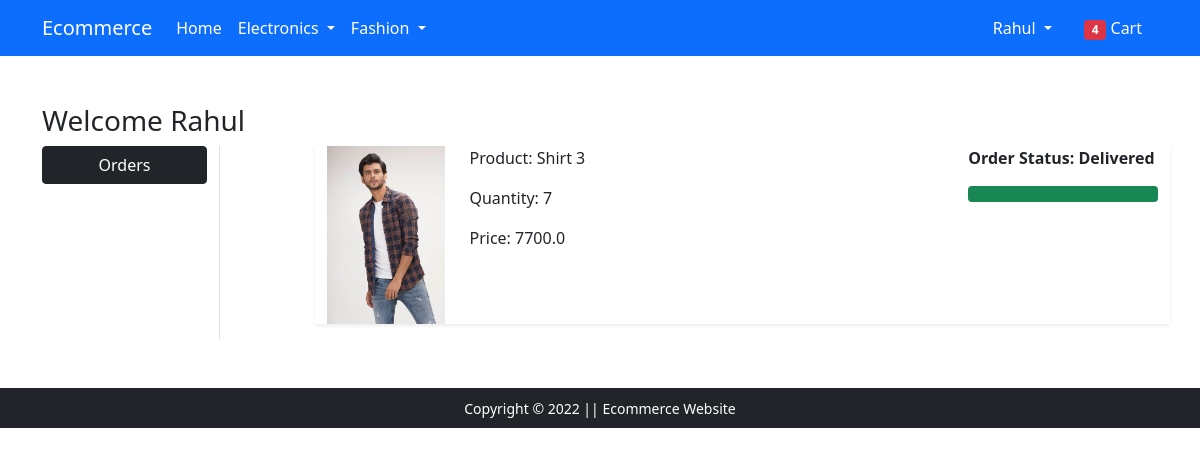
Before: /orders/ (signed in) with the older database file.
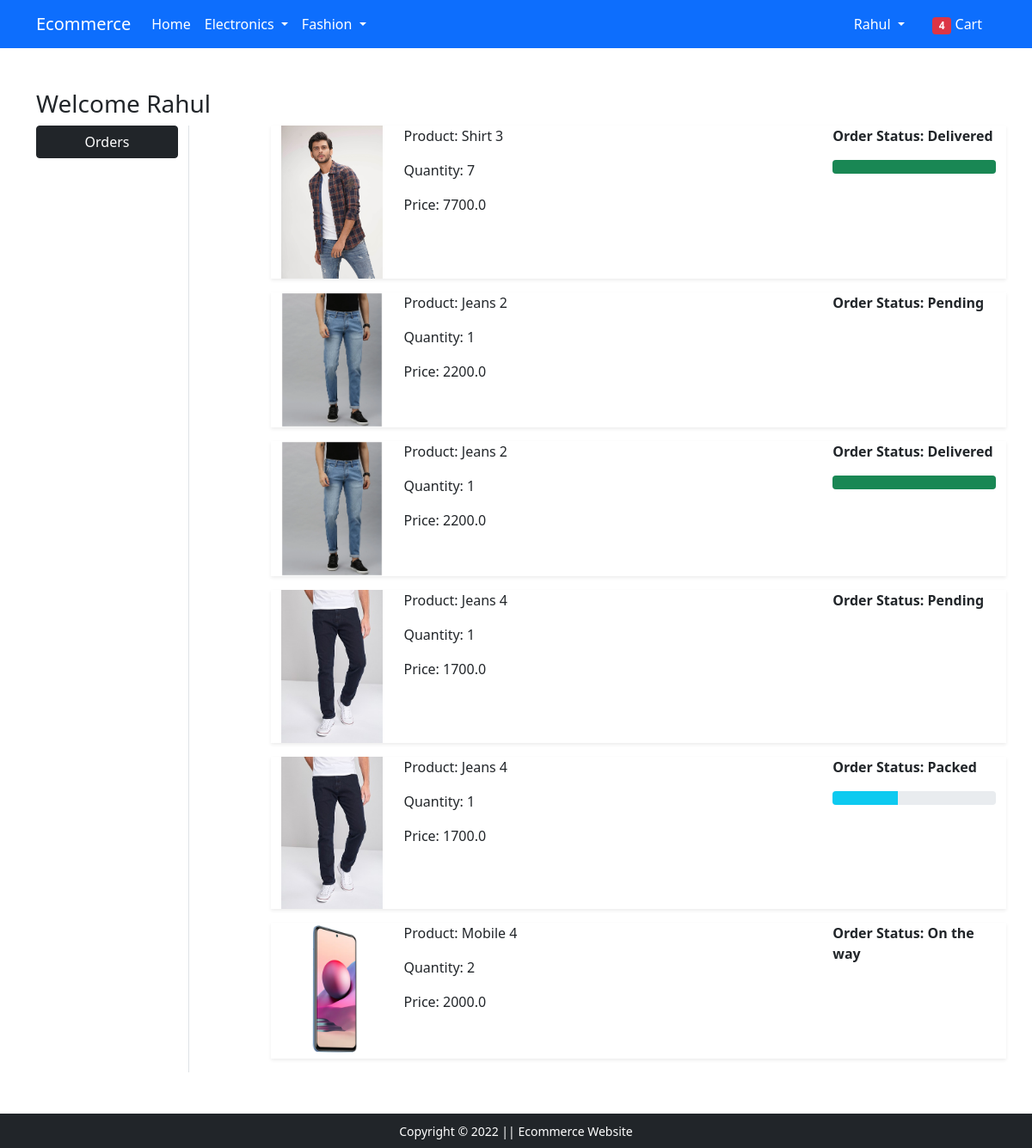
After: the same page with the newer database file.
### app/models.py (models this page shows)
class OrderPlaced(models.Model):
    user=models.ForeignKey(User,on_delete=models.CASCADE)
    customer=models.ForeignKey(Customer,on_delete=models.CASCADE)
    product=models.ForeignKey(Product,on_delete=models.CASCADE)
    quantity=models.PositiveBigIntegerField(default=1)
    ordered_date=models.DateTimeField(auto_now_add=True)
    status=models.CharField(max_length=50,choices=STATE_CHOICES,default='Pending')
    @property
    def total_cost(self):
        return self.quantity * self.product.discounted_price

class Product(models.Model):
    title=models.CharField(max_length=100)
    selling_price=models.FloatField()
    discounted_price=models.FloatField()
    description=models.TextField()
    brand=models.CharField(max_length=100)
    category=models.CharField(choices=CATEGORY_CHOICES,max_length=2)
    product_image=models.ImageField(upload_to='productimg')

### app/views.py (the view)
# urls.py: path('orders/', views.orders, name='orders'),
@login_required
def orders(request):
    op=OrderPlaced.objects.filter(user=request.user)
    return render(request, 'app/orders.html',{'order_placed':op})

### app/templates/app/orders.html (shortened to what this page needs)
{% extends 'app/base.html' %}
{% load static %}
{% block main-content %}
<div class="container my-5">
 <div class="row">
 <h3>Welcome <span class="text-capitalize">{{request.user}}</span></h3>
  <div class="col-sm-2 border-end">
   <ul class="list-unstyled">
    <li class="d-grid"><a href="{% url 'orders' %}" class="btn btn-dark">Orders</a></li>
   </ul>
  </div>
  <div class="col-sm-9 offset-sm-1">
    {% for op in order_placed %}
   <div class="row shadow-sm mb-3">
    <div class="col-sm-2">
        <img src="{{op.product.product_image.url}}" alt=""
        srcset="" class="img-fluid" height="150" width="150">
    </div>
    <div class="col-sm-7">
        <p>Product: {{op.product.title}}</p>
        <p>Quantity: {{op.quantity}}</p>
        <p>Price: {{op.total_cost}}</p>
    </div>
    <div class="col-sm-3 fw-bold">
        <p>Order Status: {{op.status}}</p>
        {% if op.status == 'Packed' %}
        <div class="progress">
            <div class="progress-bar bg-info" role="progressbar" style="width:40%" aria-valuenow="40" aria-valuemin="0" aria-valuemax="100"></div>
        </div>
        {% endif %}
        {% if op.status == 'Delivered' %}
        <div class="progress">
            <div class="progress-bar bg-success" role="progressbar" style="width: 100%;" aria-valuenow="0" aria-valuemin="0" aria-valuemax="100"></div>
        </div>
        {% endif %}
    </div>
   </div>
   {% endfor %}
  </div>
 </div>
</div>
{% endblock main-content %}

### app/templates/app/base.html (shortened to what this page needs)
<!doctype html>
{% load static %}
<html lang="en">
  <head>
    <link href="https://cdn.jsdelivr.net/npm/bootstrap@5.0.0-beta1/dist/css/bootstrap.min.css" rel="stylesheet">
    <link rel="stylesheet" href="{% static 'app/css/owl.carousel.min.css' %}">
    <link rel="stylesheet" href="{% static 'app/css/all.min.css' %}">
    <link rel="stylesheet" href="{% static 'app/css/style.css' %}">
  </head>
  <body>
    <nav class="navbar navbar-expand-lg navbar-dark bg-primary">
     <div class="container">
       <a class="navbar-brand" href="/">Ecommerce</a>
       <div class="collapse navbar-collapse" id="navbarSupportedContent">
         <ul class="navbar-nav me-auto mb-2 mb-lg-0">
           <li class="nav-item">
             <a class="nav-link active" aria-current="page" href="/">Home</a>
           </li>
           <li class="nav-item dropdown">
             <a class="nav-link dropdown-toggle text-white" href="#" id="electronicsDropdown" role="button" data-bs-toggle="dropdown" aria-expanded="false">
               Electronics
             </a>
           </li>
           <li class="nav-item dropdown">
             <a class="nav-link dropdown-toggle text-white" href="#" id="fashionDropdown" role="button" data-bs-toggle="dropdown" aria-expanded="false">
               Fashion
             </a>
           </li>
         </ul>
         <div>
          <ul class="navbar-nav me-auto mb-2 mb-lg-0">
          {% if request.user.is_authenticated %}
           <li class="nav-item dropdown mx-2">
              <a class="nav-link dropdown-toggle text-white" href="#" id="profileDropdown" role="button" data-bs-toggle="dropdown" aria-expanded="false">
                {{request.user.username|capfirst}}
              </a>
            </li>
            <li class="nav-item mx-2">
             <a href="{% url 'showcart' %}" class="nav-link text-white"><span class="badge bg-danger">4</span> Cart </a>
            </li>
            {% endif %}
          </ul>
         </div>
       </div>
     </div>
    </nav>
    {% block main-content %} {% endblock main-content %}
    <footer class="container-fluid bg-dark text-center p-2 mt-5">
        <small class="text-white">Copyright &copy; 2022 || Ecommerce Website</small>
    </footer>
  </body>
</html>

Changed rows visible on the page:
added OrderPlaced: product.product_image (picture), product "Jeans 2", quantity "1", total_cost "2200.0", status "Pending"
added OrderPlaced: product.product_image (picture), product "Jeans 2", quantity "1", total_cost "2200.0", status "Delivered"
added OrderPlaced: product.product_image (picture), product "Jeans 4", quantity "1", total_cost "1700.0", status "Pending"
added OrderPlaced: product.product_image (picture), product "Jeans 4", quantity "1", total_cost "1700.0", status "Packed"
added OrderPlaced: product.product_image (picture), product "Mobile 4", quantity "2", total_cost "2000.0", status "On the way"
